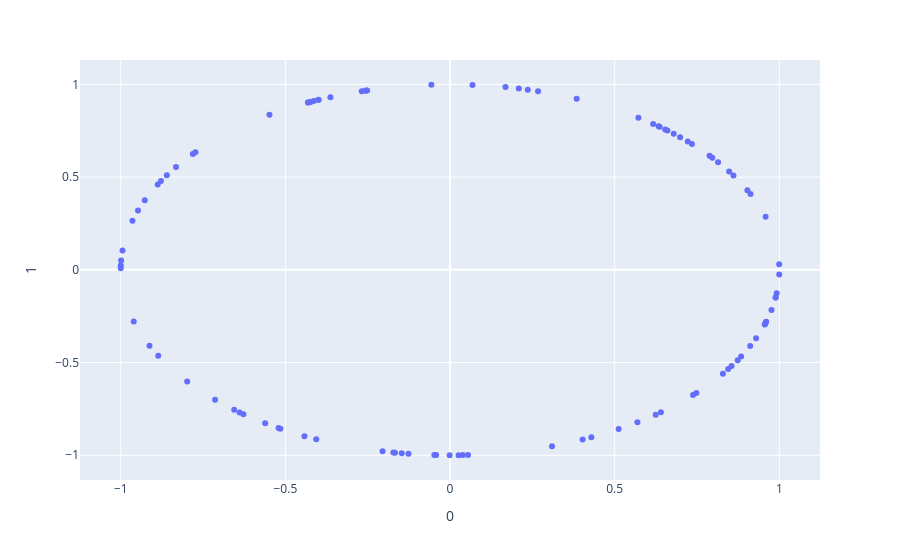

The code cell stored with this chart in its notebook:
### Code cell
px.scatter(data_frame=circle, x=0, y=1)
